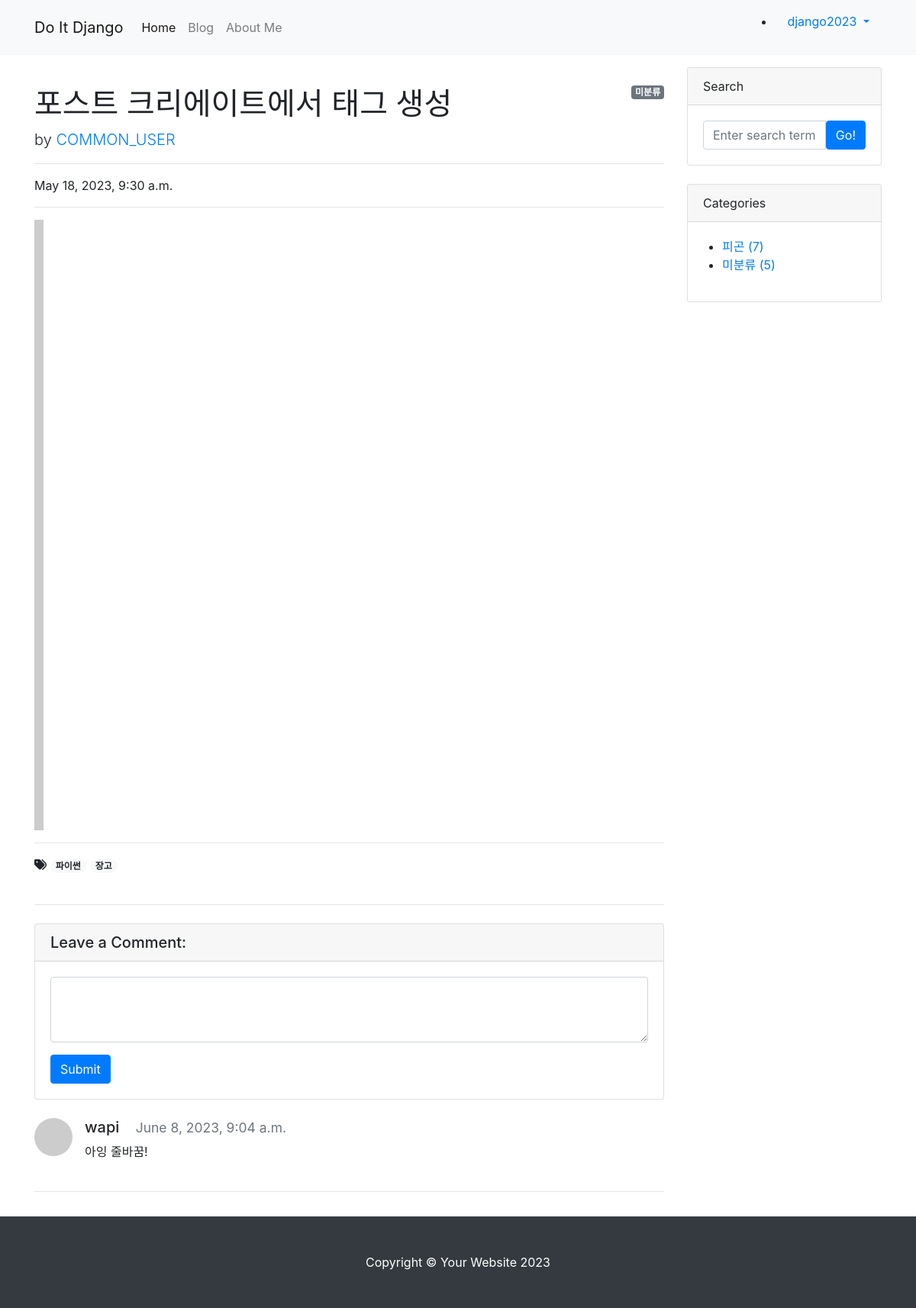
Page /blog/12/ (signed in) on the committed database.
### blog/models.py (models this page shows, shortened)
class Post(models.Model):
    title = models.CharField(max_length=30)
    hook_text = models.CharField(max_length=100, blank=True)
    content = MarkdownxField()
    head_image = models.ImageField(upload_to='blog/images/%Y/%m/%d/', blank=True)
    file_upload = models.FileField(upload_to='blog/files/%Y/%m/%d/', blank=True)
    created_at = models.DateTimeField(auto_now_add=True)
    updated_at = models.DateTimeField(auto_now=True)
    author = models.ForeignKey(User, null=True, on_delete=models.SET_NULL)
    category = models.ForeignKey(Category, null=True, blank=True, on_delete=models.SET_NULL)
    tags = models.ManyToManyField(Tag, blank=True)
    def get_content_markdown(self):
        return markdown(self.content)

class Tag(models.Model):
    name = models.CharField(max_length=50)
    slug = models.SlugField(max_length=200, unique=True, allow_unicode=True)
    def __str__(self):
        return self.name
    def get_absolute_url(self): # get_absolute_url -> URL을 반환하는 메서드
        return f'/blog/tag/{self.slug}/'

class Comment(models.Model):
    post = models.ForeignKey(Post, on_delete=models.CASCADE)
    author = models.ForeignKey(User, on_delete=models.CASCADE)
    content = models.TextField() # content 필드 -> TextField 클래스(긴 텍스트를 저장할 수 있는 필드)
    created_at = models.DateTimeField(auto_now_add=True)
    modified_at = models.DateTimeField(auto_now=True)

class Category(models.Model):
    name = models.CharField(max_length=50)
    slug = models.SlugField(max_length=200, unique=True, allow_unicode=True)
    def __str__(self):
        return self.name
    def get_absolute_url(self): # get_absolute_url -> URL을 반환하는 메서드
        return f'/blog/category/{self.slug}/'
    class Meta:
        verbose_name_plural = 'categories'

### blog/views.py (the view)
# urls.py: path('<int:pk>/', views.PostDetail.as_view()),
class PostDetail(DetailView):
    model = Post # Post 모델에 대한 개별 페이지 생성
    def get_context_data(self, **kwargs):
        context = super(PostDetail, self).get_context_data()
        context["categories"] = Category.objects.all()
        context['no_category_post_count'] = Post.objects.filter(category=None).count()
        return context

### blog/templates/blog/post_detail.html (shortened to what this page needs)
{% extends 'blog/base.html' %}
{% block main_area %}
  <div id="post-area">
    {% if post.category %}
      <span class="badge badge-secondary float-right">{{ post.category }}</span>
    {% else %}
      <span class="badge badge-secondary float-right">미분류</span>
    {% endif %}
      <h1 class="mt-4">{{ post.title }}</h1>
      <p class="lead">
        by
        <a href="#">{{ post.author | upper }}</a>
      </p>
      <hr>
      <p>{{ post.created_at }}</p>
      <hr>
      {% if post.head_image %}
        <img class="img-fluid rounded" src="{{ post.head_image.url }}" alt="{{ post.title }} head_image">
      {% else %}
        <img src="https://picsum.photos/seed/{{ post.id }}/800/200" alt="random_image">
      {% endif %}
        <hr>
      {% if post.tags.exists %}
        <i class="fas fa-tags"></i>
        {% for tag in post.tags.iterator %}
            <a href="{{ tag.get_absolute_url }}"><span class="badge badge-pill badge-light">{{ tag }}</span></a>
        {% endfor %}
        <br />
        <br />
      {% endif %}
    <hr>
    </div>
    <div id="comment-area">
      <div class="card my-4">
        <h5 class="card-header">Leave a Comment:</h5>
        <div class="card-body">
          <form>
            <div class="form-group">
              <textarea textarea class="form-control" rows="3"></textarea>
            </div>
            <button type="submit" class="btn btn-primary">Submit</button>
          </form>
        </div>
      </div>
      {% if post.comment_set.exists %}
        {% for comment in post.comment_set.iterator %}
          <div class="media mb-4" id="comment-{{ comment.pk }}">
            <img class="d-flex mr-3 rounded-circle" src="http://placehold.it/50x50" alt="">
            <div class="media-body">
              <h5 class="mt-0">
                {{ comment.author.username }} &nbsp;&nbsp;
                <small class="text-muted">
                  {{ comment.created_at }}
                </small>
              </h5>
              <p>
                {{ comment.content }}
              </p>
            </div>
          </div>
        {% endfor %}
      {% endif %}
    </div>
    <hr/>
{% endblock %}

### blog/templates/blog/base.html (shortened to what this page needs)
<!DOCTYPE html>
{% load static %}
<html lang="ko">
<html>
    <head>
        <link rel="stylesheet" href="{% static 'blog/bootstrap/bootstrap.min.css' %}" media="screen">
    </head>
    <body>
        {% include 'blog/navbar.html' %}
        <div class="container my-3">
            <div class="row">
                <div class="col-md-8 col-lg-9" id="main-area">
                   {% block main_area %}
                   {% endblock %}
                </div>
                <div class="col-md-4 col-lg-3">
                    <div class="card mb-4">
                        <div class="card-header">Search</div>
                        <div class="card-body">
                            <div class="input-group">
                                <input class="form-control" type="text" placeholder="Enter search term..." aria-label="Enter search term..." aria-describedby="button-search" />
                                <button class="btn btn-primary" id="button-search" type="button">Go!</button>
                            </div>
                        </div>
                    </div>
                    <div class="card mb-4" id="categories-card">
                        <div class="card-header">Categories</div>
                        <div class="card-body">
                            <div class="row">
                                <ul>
                                    {% for category in categories %}
                                    <li><a href="{{ category.get_absolute_url }}"> {{ category }} ({{category.post_set.count }})</a></li>
                                    {% endfor %}
                                    <li><a href="/blog/category/no_category/">미분류 ({{ no_category_post_count }})</a></li>
                                </ul>
                            </div>
                        </div>
                    </div>
                </div>
            </div>
        </div>
        {% include 'blog/footer.html' %}
    </body>
</html>

### blog/templates/blog/navbar.html (shortened to what this page needs)
{% load socialaccount %}
<nav class="navbar navbar-expand-lg navbar-light bg-light">
    <div class="container">
        <a class="navbar-brand" href="/">Do It Django</a>
        <div class="collapse navbar-collapse" id="navbarNavDropdown">
            <ul class="navbar-nav">
                <li class="nav-item active">
                    <a class="nav-link" href="/">Home</a>
                </li>
                <li class="nav-item">
                    <a class="nav-link" href="/blog/">Blog</a>
                </li>
                <li class="nav-item">
                    <a class="nav-link" href="/about_me/">About Me</a>
                </li>
            </ul>
            <ul class="nabvar-nav ml-auto">
                {% if user.is_authenticated %}
                    <li class="nav-item dropdown">
                        <a class="nav-link dropdown-toggle" href="#" id="navbarDropdownMenuLink" role="button" data-toggle="dropdown" aria-haspopup="true" aria-expanded="false">
                            {{ user.username }}
                        </a>
                    </li>
                {% else %}
                    <li class="nav-item">
                        <a class="nav-link" href="#" data-toggle="modal" data-target="#loginModal">Log In</a>
                    </li>
                {% endif %}
            </ul>
        </div>
    </div>
</nav>

### rows in the picture
Post: title "포스트 크리에이트에서 태그 생성", author "COMMON_USER", created_at "May 18, 2023, 9:30 a.m."
Tag: name "파이썬"
Tag: name "장고"
Comment: author.username "wapi", created_at "June 8, 2023, 9:04 a.m.", content "아잉 줄바꿈!"
Category: name "피곤", post_set.count "7"

### other values in the picture
{{ user.username }} "django2023"
{{ no_category_post_count }} "5"
